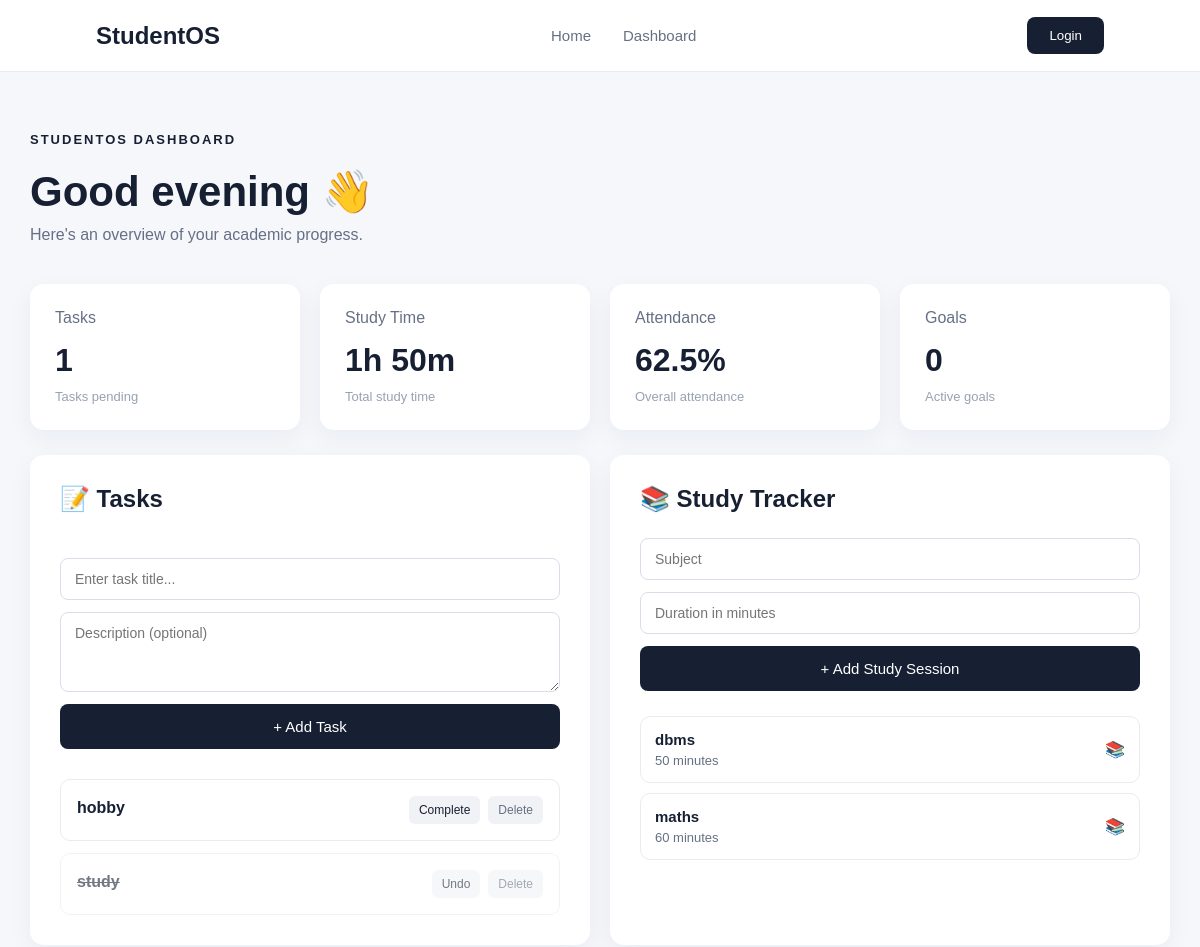
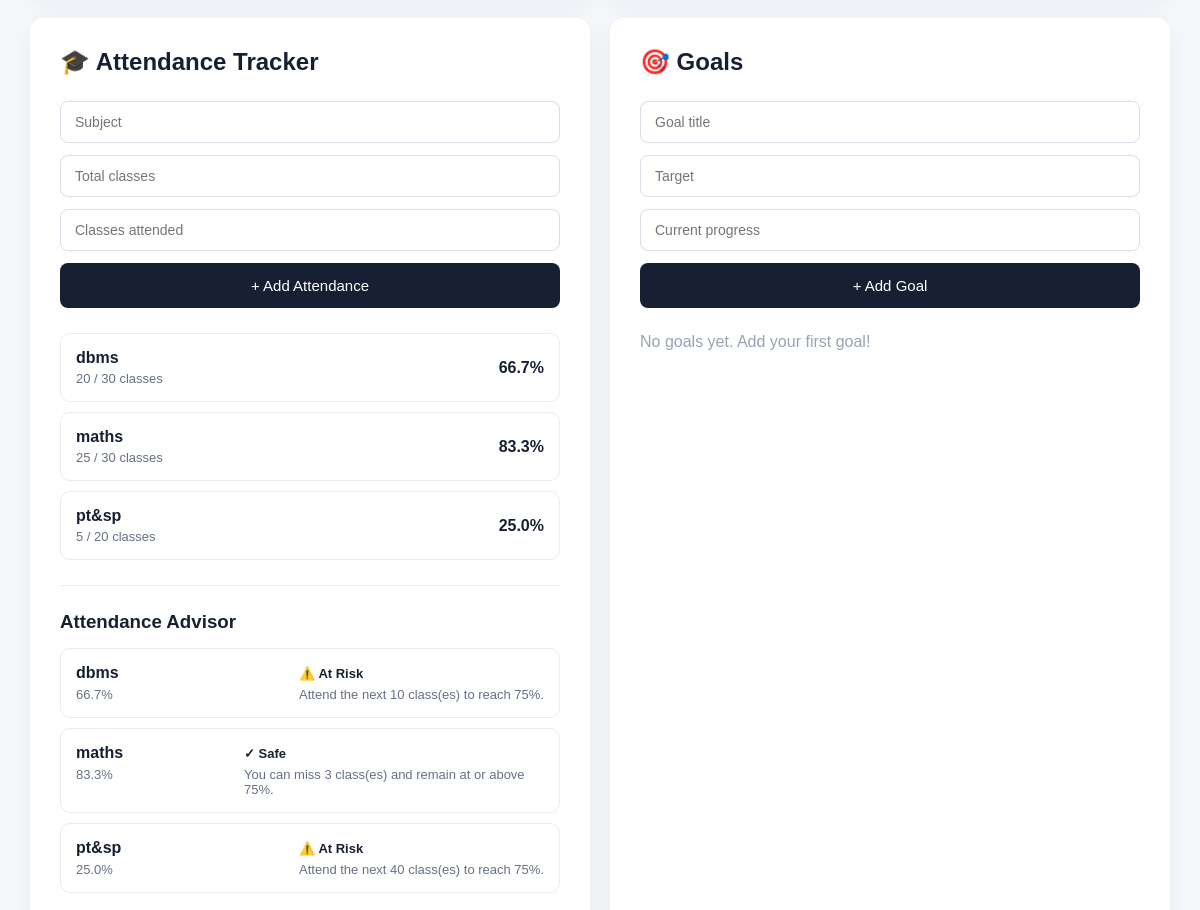
Page /dashboard (upper part) on the earlier database version (2 pictures, top to bottom).
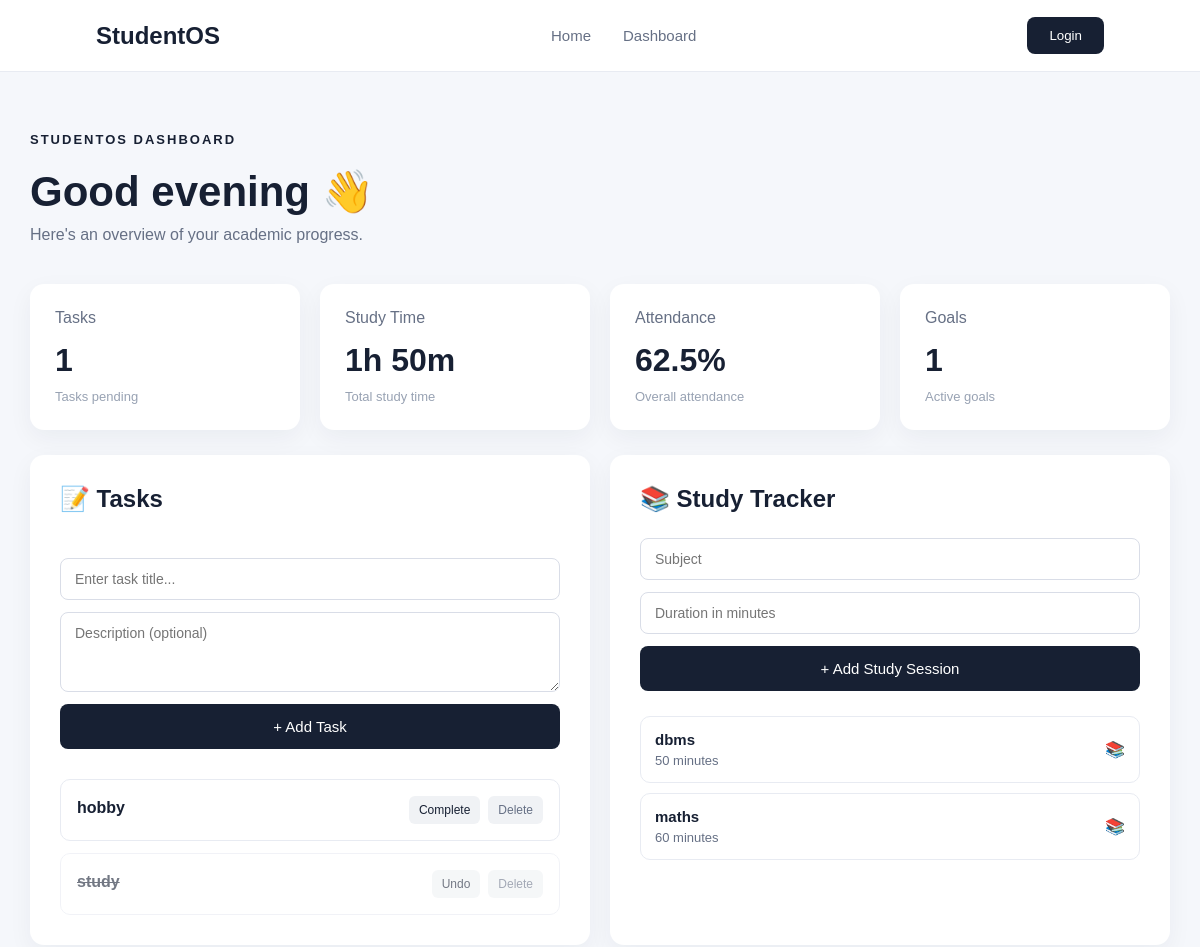
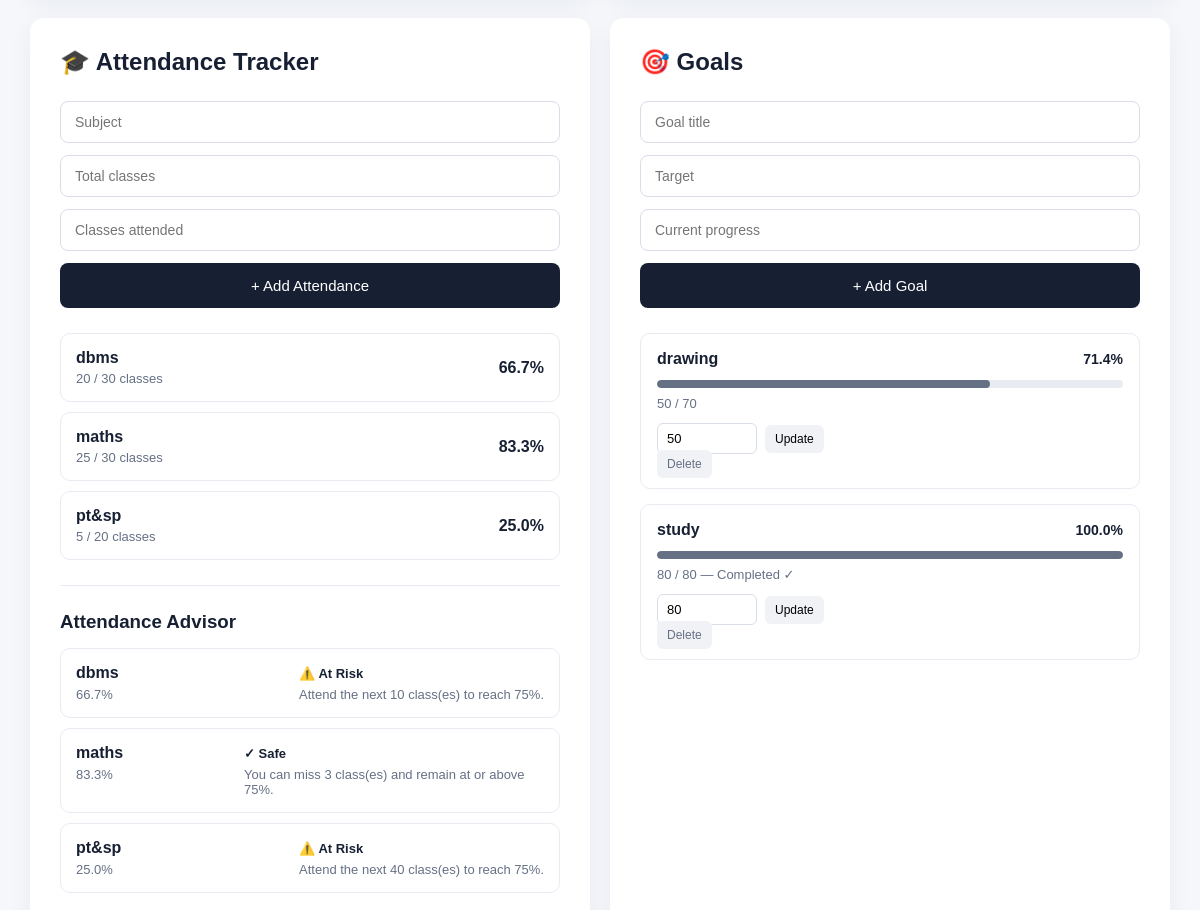
Same page on the later database version (2 pictures, top to bottom).
### app.py (models this page shows)
class Task(db.Model):
    id = db.Column(db.Integer, primary_key=True)
    title = db.Column(db.String(200), nullable=False)
    description = db.Column(db.Text)
    completed = db.Column(db.Boolean, default=False)
    created_at = db.Column(
        db.DateTime,
        default=datetime.utcnow
    )

class StudySession(db.Model):
    id = db.Column(db.Integer, primary_key=True)
    subject = db.Column(db.String(100), nullable=False)
    duration = db.Column(db.Integer, nullable=False)
    created_at = db.Column(
        db.DateTime,
        default=datetime.utcnow
    )

class Attendance(db.Model):
    id = db.Column(db.Integer, primary_key=True)
    subject = db.Column(
        db.String(100),
        nullable=False
    )
    total_classes = db.Column(
        db.Integer,
        nullable=False
    )
    attended_classes = db.Column(
        db.Integer,
        nullable=False
    )
    created_at = db.Column(
        db.DateTime,
        default=datetime.utcnow
    )

class Goal(db.Model):
    id = db.Column(db.Integer, primary_key=True)
    title = db.Column(
        db.String(200),
        nullable=False
    )
    target = db.Column(
        db.Integer,
        nullable=False
    )
    progress = db.Column(
        db.Integer,
        default=0
    )
    completed = db.Column(
        db.Boolean,
        default=False
    )
    created_at = db.Column(
        db.DateTime,
        default=datetime.utcnow
    )

### app.py (the view)
@app.route("/dashboard")
def dashboard():
    tasks = Task.query.order_by(
        Task.created_at.desc()
    ).all()
    pending_tasks = Task.query.filter_by(
        completed=False
    ).count()
    study_sessions = StudySession.query.order_by(
        StudySession.created_at.desc()
    ).all()
    total_study_minutes = sum(
        session.duration
        for session in study_sessions
    )
    total_study_hours = total_study_minutes // 60
    remaining_minutes = total_study_minutes % 60
    attendance_records = Attendance.query.order_by(
        Attendance.subject.asc()
    ).all()
    attendance_advice = []
    for record in attendance_records:
        advice = calculate_attendance_advice(
            record.attended_classes,
            record.total_classes
        )
        attendance_advice.append({
            "subject": record.subject,
            "attended": record.attended_classes,
            "total": record.total_classes,
            "percentage": advice["percentage"],
            "status": advice["status"],
            "message": advice["message"]
        })
        total_classes = sum(
            record.total_classes
            for record in attendance_records
        )
        attended_classes = sum(
            record.attended_classes
            for record in attendance_records
        )
        if total_classes > 0:
            overall_attendance = round(
                (attended_classes / total_classes) * 100,
            1
            )
        else:
            overall_attendance = 0
    goals = Goal.query.order_by(
        Goal.created_at.desc()
    ).all()
    active_goals = Goal.query.filter_by(
        completed=False
    ).count()
    return render_template(
        "dashboard.html",
        tasks=tasks,
        study_sessions=study_sessions,
        pending_tasks=pending_tasks,
        total_study_hours=total_study_hours,
        remaining_minutes=remaining_minutes,
        attendance_records=attendance_records,
        overall_attendance=overall_attendance,
        attendance_advice=attendance_advice,
        goals=goals,
        active_goals=active_goals
    )

### templates/dashboard.html (shortened to what this page needs)
<!DOCTYPE html>
<html lang="en">
<head>
    <link rel="stylesheet"
          href="{{ url_for('static', filename='css/style.css') }}">
</head>
<body>
    <nav class="navbar">
        <div class="logo">
            StudentOS
        </div>
        <div class="nav-links">
            <a href="/">Home</a>
            <a href="/dashboard">Dashboard</a>
        </div>
        <button class="login-btn">
            Login
        </button>
    </nav>
    <main class="dashboard">
        <div class="dashboard-header">
            <div>
                <p class="tagline">STUDENTOS DASHBOARD</p>
                <h1>
                    Good evening 👋
                </h1>
                <p class="dashboard-subtitle">
                    Here's an overview of your academic progress.
                </p>
            </div>
        </div>
        <section class="dashboard-grid">
           <div class="dashboard-card">
            <p>Tasks</p>
            <h2>{{ pending_tasks }}</h2>
            <span>
                Tasks pending
            </span>
            </div>
            <div class="dashboard-card">
                <p>Study Time</p>
                <h2>
                    {{ total_study_hours }}h {{ remaining_minutes }}m
                </h2>
                <span>
                    Total study time
                </span>
            </div>
            <div class="dashboard-card">
                <p>Attendance</p>
                <h2>
                    {{ overall_attendance }}%
                </h2>
                <span>
                    Overall attendance
                </span>
            </div>
            <div class="dashboard-card">
                <p>Goals</p>
                <h2>{{ active_goals }}</h2>
                <span>
                    Active goals
                </span>
            </div>
        </section>
        <section class="dashboard-main">
    <div class="large-card">
        <div class="section-header">
            <h2>📝 Tasks</h2>
        </div>
        <form
            action="{{ url_for('add_task') }}"
            method="POST"
            class="task-form"
        >
            <input
                type="text"
                name="title"
                placeholder="Enter task title..."
                required
            >
            <textarea
                name="description"
                placeholder="Description (optional)"
            ></textarea>
            <button
                type="submit"
                class="primary-btn"
            >
                + Add Task
            </button>
        </form>
        <div class="task-list">
            {% if tasks %}
                {% for task in tasks %}
                    <div
                        class="task-item
                        {% if task.completed %}
                            completed
                        {% endif %}"
                    >
                        <div class="task-info">
                            <h3>
                                {{ task.title }}
                            </h3>
                        </div>
                        <div class="task-actions">
                            <a
                                href="{{ url_for(
                                    'complete_task',
                                    task_id=task.id
                                ) }}"
                                class="task-complete"
                            >
                                {% if task.completed %}
                                    Undo
                                {% else %}
                                    Complete
                                {% endif %}
                            </a>
                            <a
                                href="{{ url_for(
                                    'delete_task',
                                    task_id=task.id
                                ) }}"
                                class="task-delete"
                            >
                                Delete
                            </a>
                        </div>
                    </div>
                {% endfor %}
            {% else %}
                <p class="empty-state">
                    No tasks yet. Add your first task!
                </p>
            {% endif %}
        </div>
    </div>
    <div class="large-card">
        <h2>📚 Study Tracker</h2>
        <form
            action="{{ url_for('add_study_session') }}"
            method="POST"
            class="study-form"
        >
            <input
                type="text"
                name="subject"
                placeholder="Subject"
                required
            >
            <input
                type="number"
                name="duration"
                placeholder="Duration in minutes"
                min="1"
                required
            >
            <button
                type="submit"
                class="primary-btn"
            >
                + Add Study Session
            </button>
        </form>
        <div class="study-list">
            {% if study_sessions %}
                {% for session in study_sessions %}
                    <div class="study-item">
                        <div>
                            <strong>
                                {{ session.subject }}
                            </strong>
                            <p>
                                {{ session.duration }} minutes
                            </p>
                        </div>
                        <span>
                            📚
                        </span>
                    </div>
                {% endfor %}
            {% else %}
                <p class="empty-state">
                    No study sessions yet.
                </p>
            {% endif %}
        </div>
    </div>
    <div class="large-card">
        <h2>🎓 Attendance Tracker</h2>
        <form
            action="{{ url_for('add_attendance') }}"
            method="POST"
            class="attendance-form"
        >
            <input
                type="text"
                name="subject"
                placeholder="Subject"
                required
            >
            <input
                type="number"
                name="total_classes"
                placeholder="Total classes"
                min="1"
                required
            >
            <input
                type="number"
                name="attended_classes"
                placeholder="Classes attended"
                min="0"
                required
            >
            <button
                type="submit"
                class="primary-btn"
            >
                + Add Attendance
            </button>
        </form>
        <div class="attendance-list">
            {% if attendance_records %}
                {% for record in attendance_records %}
                    {% set percentage =
                        (record.attended_classes /
                        record.total_classes * 100)
                        | round(1)
                    %}
                    <div class="attendance-item">
                        <div>
                            <strong>
                                {{ record.subject }}
                            </strong>
                            <p>
                                {{ record.attended_classes }}
                                /
                                {{ record.total_classes }}
                                classes
                            </p>
                        </div>
                        <strong>
                            {{ percentage }}%
                        </strong>
                    </div>
                {% endfor %}
            {% else %}
                <p class="empty-state">
                    No attendance records yet.
                </p>
            {% endif %}
        </div>
        <div class="attendance-advisor">
            <h3>Attendance Advisor</h3>
            {% if attendance_advice %}
                {% for advice in attendance_advice %}
                    <div class="advisor-item">
                        <div>
                            <strong>
                                {{ advice.subject }}
                            </strong>
                            <p>
                                {{ advice.percentage }}%
                            </p>
                        </div>
                        <div>
                            {% if advice.status == "At Risk" %}
                                <span class="status-risk">
                                    ⚠️ At Risk
                                </span>
                            {% else %}
                                <span class="status-safe">
                                    ✓ Safe
                                </span>
                            {% endif %}
                            <p class="advisor-message">
                                {{ advice.message }}
                            </p>
                        </div>
                    </div>
                {% endfor %}
            {% else %}
                <p class="empty-state">
                    Add attendance records to receive advice.
                </p>
            {% endif %}
        </div>
    </div>
    <div class="large-card">
        <h2>🎯 Goals</h2>
        <form
            action="{{ url_for('add_goal') }}"
            method="POST"
            class="goal-form"
        >
            <input
                type="text"
                name="title"
                placeholder="Goal title"
                required
            >
            <input
                type="number"
                name="target"
                placeholder="Target"
                min="1"
                required
            >
            <input
                type="number"
                name="progress"
                placeholder="Current progress"
                min="0"
                required
            >
            <button
                type="submit"
                class="primary-btn"
            >
                + Add Goal
            </button>
        </form>
        <div class="goal-list">
            {% if goals %}
                {% for goal in goals %}
                    {% set percentage =
                        (goal.progress / goal.target * 100)
                        | round(1)
                    %}
                    <div class="goal-item">
                        <div class="goal-header">
                            <strong>
                                {{ goal.title }}
                            </strong>
                            <span>
                                {{ percentage }}%
                            </span>
                        </div>
                        <div class="progress-bar">
                            <div
                                class="progress-fill"
                                data-width="{{ percentage }}"
                            ></div>
                        </div>
                        <p class="goal-progress-text">
                            {{ goal.progress }}
                            /
                            {{ goal.target }}
                            {% if goal.completed %}
                                — Completed ✓
                            {% endif %}
                        </p>
                        <form
                            action="{{ url_for(
                                'update_goal',
                                goal_id=goal.id
                            ) }}"
                            method="POST"
                            class="goal-update-form"
                        >
                            <input
                                type="number"
                                name="progress"
                                value="{{ goal.progress }}"
                                min="0"
                                max="{{ goal.target }}"
                                required
                            >
                            <button type="submit">
                                Update
                            </button>
                        </form>
                        <a
                            href="{{ url_for(
                                'delete_goal',
                                goal_id=goal.id
                            ) }}"
                            class="goal-delete"
                        >
                            Delete
                        </a>
                    </div>
                {% endfor %}
            {% else %}
                <p class="empty-state">
                    No goals yet. Add your first goal!
                </p>
            {% endif %}
        </div>
    </div>
        </section>
    </main>
</body>
</html>

Differences in the rows shown:
added Goal: title "drawing", percentage "71.4", progress "50", target "70"
added Goal: title "study", percentage "100.0", progress "80", target "80", completed "— Completed ✓"
Other differences:
{{ active_goals }}: "0" → "1"
text no longer shown: "No goals yet. Add your first goal!"
